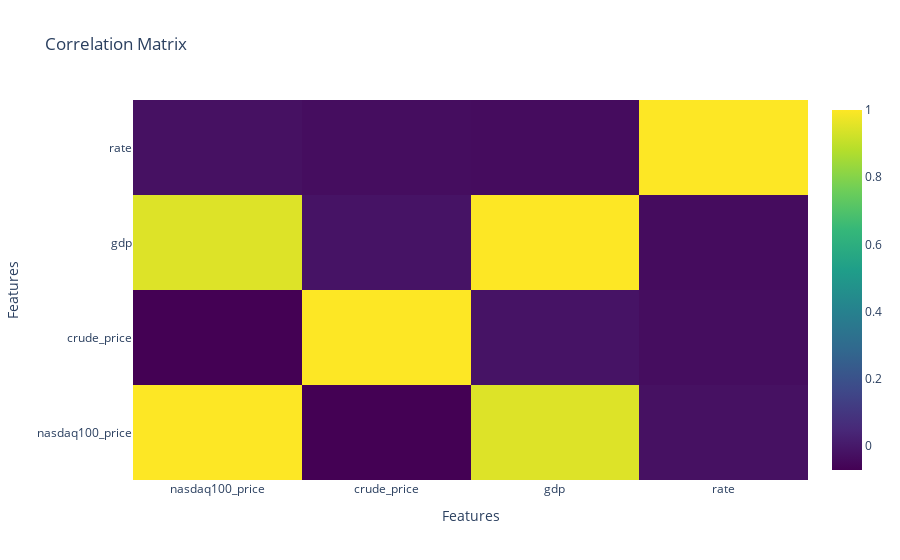

Source (notebook cell):
### Code cell
correlation_matrix = df.iloc[:,1:5].corr()

fig = go.Figure(data=go.Heatmap(
    z=correlation_matrix.values,
    x=correlation_matrix.index,
    y=correlation_matrix.columns,
    colorscale='Viridis',  
))


fig.update_layout(
    title="Correlation Matrix",
    xaxis_title="Features",
    yaxis_title="Features"
)


fig.show()

### Figure 1 — Plotly figure (JSON) as saved in the notebook; plotly's stock layout.template omitted (floating-point values rounded to 4 significant figures)
{"data": [{"colorscale": [[0, "#440154"], [0.1111, "#482878"], [0.2222, "#3e4989"], [0.3333, "#31688e"], [0.4444, "#26828e"], [0.5556, "#1f9e89"], [0.6667, "#35b779"], [0.7778, "#6ece58"], [0.8889, "#b5de2b"], [1, "#fde725"]], "type": "heatmap", "x": ["nasdaq100_price", "crude_price", "gdp", "rate"], "y": ["nasdaq100_price", "crude_price", "gdp", "rate"], "z": [[1, -0.07139, 0.9473, -0.02404], [-0.07139, 1, -0.01528, -0.03501], [0.9473, -0.01528, 1, -0.03896], [-0.02404, -0.03501, -0.03896, 1]]}], "layout": {"title": {"text": "Correlation Matrix"}, "xaxis": {"title": {"text": "Features"}}, "yaxis": {"title": {"text": "Features"}}}}
